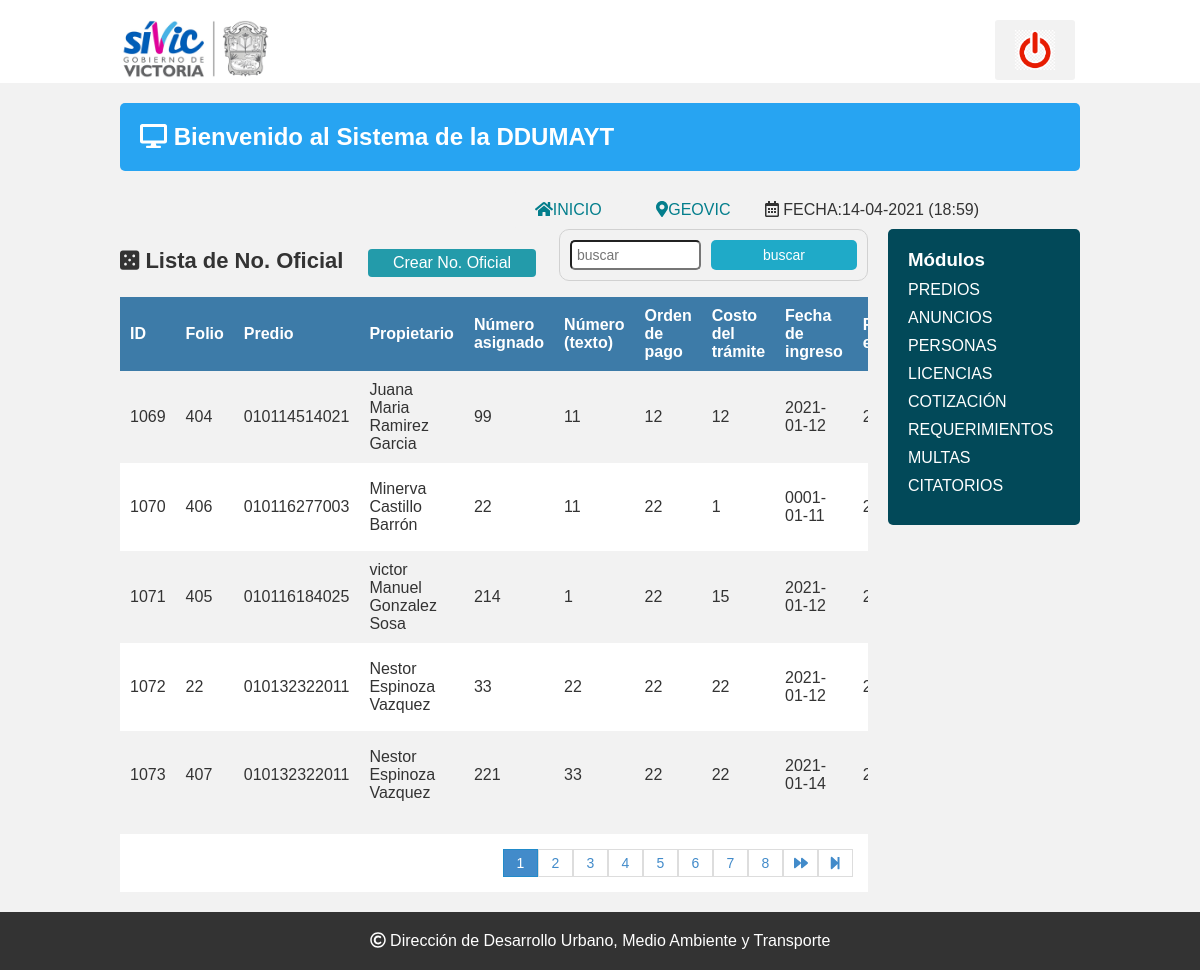
Page /Sistema/lista_numero.php on the committed database.
### tables this page shows
CREATE TABLE `numero_oficial` (
  `id_numero` int(11) NOT NULL,
  `folio` varchar(20) NOT NULL,
  `id_predio` int(11) NOT NULL,
  `numero1` varchar(10) NOT NULL,
  `numero2` varchar(50) NOT NULL,
  `orden_p` varchar(15) NOT NULL,
  `estatus` varchar(45) NOT NULL,
  `usuario_id` int(11) NOT NULL,
  `dateadd` datetime NOT NULL DEFAULT current_timestamp(),
  `costo` double NOT NULL,
  `fecha1` date DEFAULT NULL,
  `fecha2` date DEFAULT NULL,
  `fecha3` date DEFAULT NULL,
  `urlfile` varchar(255) DEFAULT NULL
);

CREATE TABLE `predios` (
  `id_predio` int(11) NOT NULL,
  `clave` varchar(30) DEFAULT NULL,
  `manzana` varchar(20) DEFAULT NULL,
  `lote` varchar(25) DEFAULT NULL,
  `superficie` double NOT NULL,
  `propietario` varchar(80) NOT NULL,
  `calle1` varchar(90) NOT NULL,
  `numero1` varchar(25) NOT NULL,
  `id_colonia` int(11) NOT NULL,
  `calle2` varchar(60) DEFAULT NULL,
  `numero2` varchar(10) DEFAULT NULL,
  `id_colonia2` int(11) DEFAULT NULL,
  `telefono` varchar(20) DEFAULT NULL,
  `id_pagos` int(11) DEFAULT NULL,
  `dateadd` datetime NOT NULL DEFAULT current_timestamp(),
  `usuario_id` int(11) NOT NULL,
  `estatus` int(11) NOT NULL DEFAULT 1
);

### Sistema/lista_numero.php (the view, shortened to what this page needs)
<?php
	include "conexion.php"
?>
<!DOCTYPE html>
<html lang="en">
<head>
	<?php include "includes/scripts.php"; ?>
</head>
<body>
<?php include "includes/header.php"; ?>
	<section class="main">
<?php include "includes/wrapp.php"; ?>
			<div class="articulo">
				<H1><i class="fas fa-dice-five"></i> Lista de No. Oficial</H1>
                <a href="registro_numero.php" class="btn_new">Crear No. Oficial</a>
                <form action="buscar_numero.php" method="get" class="form_search">
                	<input type="text" name="busqueda" id="busqueda" placeholder="buscar">
                    <input type="submit" value="buscar" class="btn_search">
                </form>
                <div  style="overflow: auto" width="50%">
                <table>
                	<tr>
                    	<th>ID</th>
                        <th>Folio</th>
                        <th>Predio</th>
                        <th>Propietario</th>
                        <th>Número asignado</th>
                        <th>Número (texto)</th>
                        <th>Orden de pago</th>
                        <th>Costo del trámite</th>
                        <th>Fecha de ingreso</th>
                        <th>Fecha de elaboración</th>
                    </tr>
                    <?php
					$sql_registe=mysqli_query($conection,"select count(*) as total_registro from numero_oficial");
					$result_register=mysqli_fetch_array($sql_registe);
					$total_registro=$result_register['total_registro'];
					$por_pagina=5;
					if(empty($_GET['pagina'])){
						$pagina=1;
					}else{
						$pagina= $_GET['pagina'];
					}
					$desde=($pagina-1)*$por_pagina;
					$total_paginas= ceil($total_registro/$por_pagina);
					$query= mysqli_query($conection,"SELECT n.id_numero, n.folio, p.clave, p.propietario, n.numero1, n.numero2,
														n.orden_p, n.costo,	n.fecha1, n.fecha2, n.fecha3, n.estatus, n.urlfile
													 from numero_oficial n
                                                     inner join predios p on n.id_predio= p.id_predio
													 order by id_numero asc	LIMIT $desde,$por_pagina
					");
					$result=mysqli_num_rows($query);
					if($result>0){
						while ($data= mysqli_fetch_array($query)){
					?>
                    <tr>
                    	<td><?php echo $data['id_numero']; ?></td>
                        <td><?php echo $data['folio']; ?></td>
                        <td><?php echo $data['clave']; ?></td>
                        <td><?php echo $data['propietario']; ?></td>
                        <td><?php echo $data['numero1']; ?></td>
                        <td><?php echo $data['numero2']; ?></td>
                        <td><?php echo $data['orden_p']; ?></td>
                        <td><?php echo $data['costo']; ?></td>
                        <td><?php echo $data['fecha1']; ?></td>
                        <td><?php echo $data['fecha2']; ?></td>
                    </tr>
                    <?php
					}
					}
                    ?>
                </table>
                </div>
                <div class="paginador">
                	<ul>
						<?php
						 for ($i=1; $i<=$total_paginas; $i++){
								if($i==$pagina){
									echo '<li class="pageSelect">'.$i.'</li>';
								}else{
									echo '<li><p><a href="?pagina='.$i.'">'.$i.'</a></p></li>';
								 }
							  }
							  if($pagina!=$total_paginas){
						 ?>
                        <li><p><a href="?pagina=<?php echo $pagina+1; ?>"><i class="fas fa-forward"></i></a></p></li>
                        <li><p><a href="?pagina=<?php echo $total_paginas;?>"><i class="fas fa-step-forward"></i></a></p></li>
                        <?php } ?>
                    </ul>
                </div>
			</div>
		<?php include "includes/aside.php"; ?>
		</div>
	</section>
		<?php include "includes/footer.php"; ?>
</body>
</html>

### Sistema/css/estilos.css (style rules this page uses)
* { -webkit-box-sizing: border-box; -moz-box-sizing: border-box; box-sizing: border-box; margin:0px; padding:0px; }
body { background:#f2f2f2; color:#333; font-family:Arial, helvetica, sans-serif; }
a { text-decoration: none; color:#27a4f2; }
.articulo { float: left; width: 80%; padding:0px 20px 20px 0px; }
ul, ol { list-style:none; }
form { background:#FFF; margin:auto; padding:20px 50px; border:1px solid #d1d1d1; }
input,select { display:block; width:100%; font-size:14px; padding:5px; border:1px solid:#85929e; border-radius:5px; }
.articulo h1 { font-size:22px; display:inline-block; }
.btn_new { display:inline-block; background:#239baa; color:#FFF; padding:5px 25px; border-radius:4px; margin:20px; }
table { border-collapse:collapse; font-size:12pt; width:100%; }
table th { text-align:left; padding:10px; background:#3d7ba8; color:#FFF; }
table tr:nth-child(odd) { background:#FFF; }
table td { padding:10px; }
.articulo h1 { text-align:center; }
.paginador ul { padding:15px; list-style:none; background:#FFF; margin-top:15px; display:-webkit-flex; display:-moz-flex; display:-ms-flex; display:-o-flex; display:flex; justify-content: flex-end; }
.paginador a, .pageSelect { color:#428bca; border:1px solid #ddd; padding:5px; display:inline-block; font-size:14px; text-align:center; width:35px; }
.pageSelect { color:#FFF; background:#428bca; border:1px solid #228bca; }
.form_search { display:-webkit-flex; display:-moz-flex; display:-ms-flex; display:-o-flex; display:flex; float:right; background:initial; padding:10px; border-radius:10px; }
.form_search .btn_search { background:#1faac8; color:#FFF; padding:0 20px; border:0; cursor:pointer; margin-left:10px; }

### rows in the picture
numero_oficial: id_numero "1069", folio "404", id_predio.clave "010114514021", id_predio.propietario "Juana Maria Ramirez Garcia", numero1 "99", numero2 "11", orden_p "12", costo "12", fecha1 "2021-01-12"
numero_oficial: id_numero "1070", folio "406", id_predio.clave "010116277003", id_predio.propietario "Minerva Castillo Barrón", numero1 "22", numero2 "11", orden_p "22", costo "1", fecha1 "0001-01-11"
numero_oficial: id_numero "1071", folio "405", id_predio.clave "010116184025", id_predio.propietario "victor Manuel Gonzalez Sosa", numero1 "214", numero2 "1", orden_p "22", costo "15", fecha1 "2021-01-12"
numero_oficial: id_numero "1072", folio "22", id_predio.clave "010132322011", id_predio.propietario "Nestor Espinoza Vazquez", numero1 "33", numero2 "22", orden_p "22", costo "22", fecha1 "2021-01-12"
numero_oficial: id_numero "1073", folio "407", id_predio.clave "010132322011", id_predio.propietario "Nestor Espinoza Vazquez", numero1 "221", numero2 "33", orden_p "22", costo "22", fecha1 "2021-01-14"

### other values in the picture
$date "14-04-2021 (18:59)"
